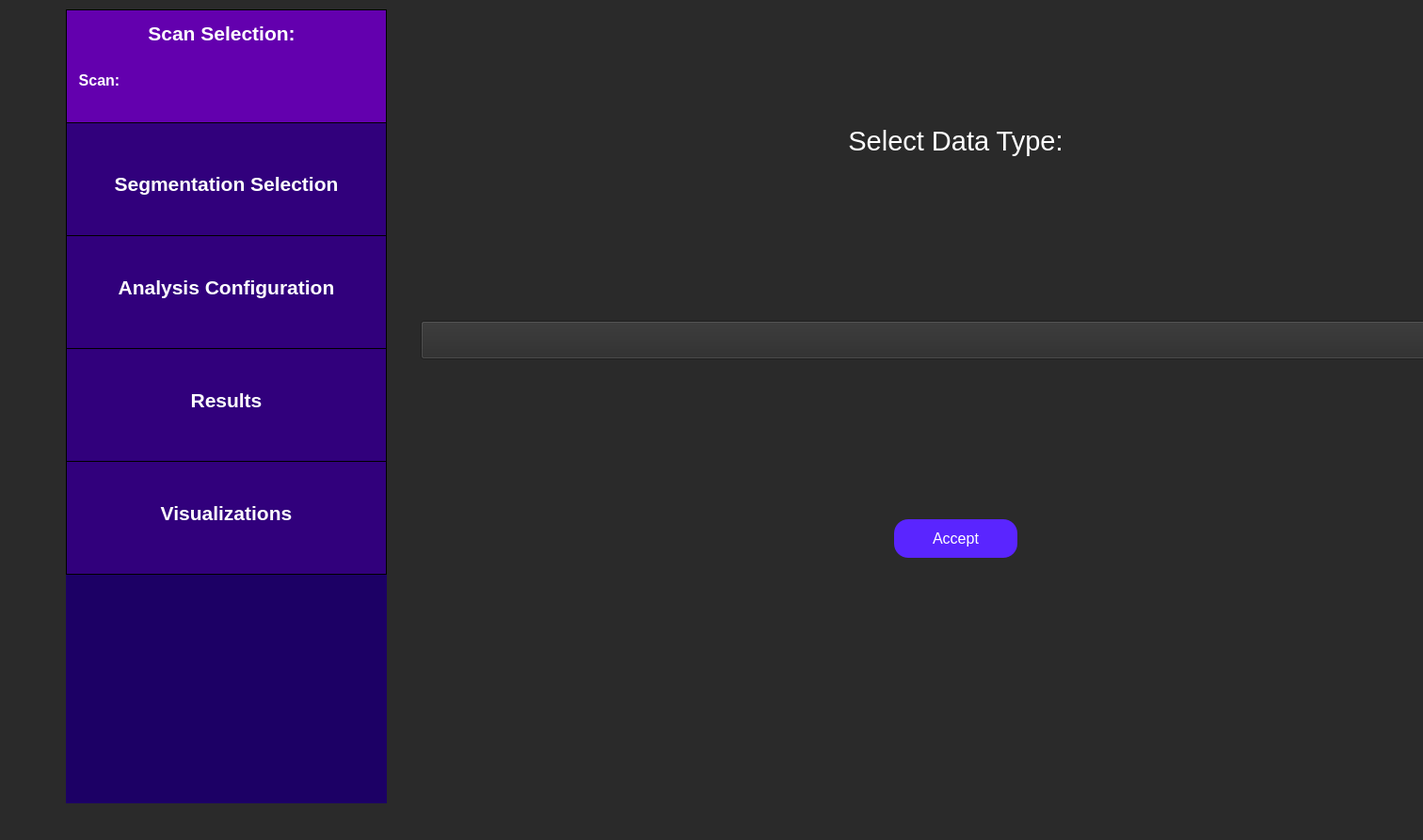
<?xml version="1.0" encoding="UTF-8"?>
<ui version="4.0">
 <class>select_scan_type</class>
 <widget class="QWidget" name="select_scan_type">
  <property name="geometry">
   <rect>
    <x>0</x>
    <y>0</y>
    <width>1512</width>
    <height>893</height>
   </rect>
  </property>
  <property name="minimumSize">
   <size>
    <width>201</width>
    <height>31</height>
   </size>
  </property>
  <property name="maximumSize">
   <size>
    <width>16777215</width>
    <height>16777215</height>
   </size>
  </property>
  <property name="windowTitle">
   <string>Select Ultrasound Scan</string>
  </property>
  <property name="styleSheet">
   <string notr="true">QWidget {
	background: rgb(42, 42, 42);
}</string>
  </property>
  <widget class="QWidget" name="horizontalLayoutWidget">
   <property name="geometry">
    <rect>
     <x>70</x>
     <y>10</y>
     <width>1545</width>
     <height>844</height>
    </rect>
   </property>
   <layout class="QHBoxLayout" name="full_screen_layout" stretch="1,5">
    <item>
     <layout class="QVBoxLayout" name="side_bar_layout" stretch="0,0">
      <property name="spacing">
       <number>0</number>
      </property>
      <property name="sizeConstraint">
       <enum>QLayout::SetMaximumSize</enum>
      </property>
      <item>
       <widget class="QWidget" name="sidebar" native="true">
        <property name="minimumSize">
         <size>
          <width>341</width>
          <height>601</height>
         </size>
        </property>
        <property name="maximumSize">
         <size>
          <width>241</width>
          <height>601</height>
         </size>
        </property>
        <property name="toolTip">
         <string>&lt;html&gt;&lt;head/&gt;&lt;body&gt;&lt;p&gt;&lt;br/&gt;&lt;/p&gt;&lt;/body&gt;&lt;/html&gt;</string>
        </property>
        <property name="styleSheet">
         <string notr="true">QWidget {
	background-color: rgb(28, 0, 101);
}</string>
        </property>
        <widget class="QFrame" name="scanSelectionSidebar">
         <property name="geometry">
          <rect>
           <x>0</x>
           <y>0</y>
           <width>341</width>
           <height>121</height>
          </rect>
         </property>
         <property name="minimumSize">
          <size>
           <width>341</width>
           <height>121</height>
          </size>
         </property>
         <property name="maximumSize">
          <size>
           <width>341</width>
           <height>121</height>
          </size>
         </property>
         <property name="styleSheet">
          <string notr="true">QFrame {
	background-color: rgb(99, 0, 174);
	border: 1px solid black;
}</string>
         </property>
         <property name="frameShape">
          <enum>QFrame::StyledPanel</enum>
         </property>
         <property name="frameShadow">
          <enum>QFrame::Raised</enum>
         </property>
         <widget class="QLabel" name="scanSelectionLabelSidebar">
          <property name="geometry">
           <rect>
            <x>70</x>
            <y>0</y>
            <width>191</width>
            <height>51</height>
           </rect>
          </property>
          <property name="styleSheet">
           <string notr="true">QLabel {
	font-size: 21px;
	color: rgb(255, 255, 255);
	background-color: rgba(255, 255, 255, 0);
	border: 0px;
	font-weight: bold;
}</string>
          </property>
          <property name="text">
           <string>Scan Selection:</string>
          </property>
          <property name="alignment">
           <set>Qt::AlignCenter</set>
          </property>
         </widget>
         <widget class="QLabel" name="scanLabel">
          <property name="geometry">
           <rect>
            <x>-60</x>
            <y>50</y>
            <width>191</width>
            <height>51</height>
           </rect>
          </property>
          <property name="styleSheet">
           <string notr="true">QLabel {
	font-size: 16px;
	color: rgb(255, 255, 255);
	background-color: rgba(255, 255, 255, 0);
	border: 0px;
	font-weight: bold;
}</string>
          </property>
          <property name="text">
           <string>Scan:</string>
          </property>
          <property name="alignment">
           <set>Qt::AlignCenter</set>
          </property>
         </widget>
        </widget>
        <widget class="QFrame" name="segSidebar">
         <property name="geometry">
          <rect>
           <x>0</x>
           <y>120</y>
           <width>341</width>
           <height>121</height>
          </rect>
         </property>
         <property name="maximumSize">
          <size>
           <width>341</width>
           <height>121</height>
          </size>
         </property>
         <property name="styleSheet">
          <string notr="true">QFrame {
	background-color: rgb(49, 0, 124);
	border: 1px solid black;
}</string>
         </property>
         <property name="frameShape">
          <enum>QFrame::StyledPanel</enum>
         </property>
         <property name="frameShadow">
          <enum>QFrame::Raised</enum>
         </property>
         <widget class="QLabel" name="segSidebarLabel">
          <property name="geometry">
           <rect>
            <x>0</x>
            <y>40</y>
            <width>341</width>
            <height>51</height>
           </rect>
          </property>
          <property name="styleSheet">
           <string notr="true">QLabel {
	font-size: 21px;
	color: rgb(255, 255, 255);
	background-color: rgba(255, 255, 255, 0);
	border: 0px;
	font-weight: bold;
}</string>
          </property>
          <property name="text">
           <string>Segmentation Selection</string>
          </property>
          <property name="alignment">
           <set>Qt::AlignCenter</set>
          </property>
         </widget>
        </widget>
        <widget class="QFrame" name="resultsSidebar">
         <property name="geometry">
          <rect>
           <x>0</x>
           <y>360</y>
           <width>341</width>
           <height>121</height>
          </rect>
         </property>
         <property name="minimumSize">
          <size>
           <width>341</width>
           <height>121</height>
          </size>
         </property>
         <property name="maximumSize">
          <size>
           <width>341</width>
           <height>121</height>
          </size>
         </property>
         <property name="styleSheet">
          <string notr="true">QFrame {
	background-color:  rgb(49, 0, 124);
	border: 1px solid black;
}</string>
         </property>
         <property name="frameShape">
          <enum>QFrame::StyledPanel</enum>
         </property>
         <property name="frameShadow">
          <enum>QFrame::Raised</enum>
         </property>
         <widget class="QLabel" name="resultsLabel">
          <property name="geometry">
           <rect>
            <x>0</x>
            <y>30</y>
            <width>341</width>
            <height>51</height>
           </rect>
          </property>
          <property name="styleSheet">
           <string notr="true">QLabel {
	font-size: 21px;
	color: rgb(255, 255, 255);
	background-color: rgba(255, 255, 255, 0);
	border: 0px;
	font-weight: bold;
}</string>
          </property>
          <property name="text">
           <string>Results</string>
          </property>
          <property name="alignment">
           <set>Qt::AlignCenter</set>
          </property>
         </widget>
        </widget>
        <widget class="QFrame" name="visualizationsSidebar">
         <property name="geometry">
          <rect>
           <x>0</x>
           <y>480</y>
           <width>341</width>
           <height>121</height>
          </rect>
         </property>
         <property name="minimumSize">
          <size>
           <width>341</width>
           <height>121</height>
          </size>
         </property>
         <property name="maximumSize">
          <size>
           <width>341</width>
           <height>121</height>
          </size>
         </property>
         <property name="styleSheet">
          <string notr="true">QFrame {
	background-color:  rgb(49, 0, 124);
	border: 1px solid black;
}</string>
         </property>
         <property name="frameShape">
          <enum>QFrame::StyledPanel</enum>
         </property>
         <property name="frameShadow">
          <enum>QFrame::Raised</enum>
         </property>
         <widget class="QLabel" name="visualizationsLabel">
          <property name="geometry">
           <rect>
            <x>20</x>
            <y>30</y>
            <width>301</width>
            <height>51</height>
           </rect>
          </property>
          <property name="styleSheet">
           <string notr="true">QLabel {
	font-size: 21px;
	color: rgb(255, 255, 255);
	background-color: rgba(255, 255, 255, 0);
	border: 0px;
	font-weight: bold;
}</string>
          </property>
          <property name="text">
           <string>Visualizations</string>
          </property>
          <property name="alignment">
           <set>Qt::AlignCenter</set>
          </property>
         </widget>
        </widget>
        <widget class="QFrame" name="analysisConfigSidebar">
         <property name="geometry">
          <rect>
           <x>0</x>
           <y>240</y>
           <width>341</width>
           <height>121</height>
          </rect>
         </property>
         <property name="maximumSize">
          <size>
           <width>341</width>
           <height>121</height>
          </size>
         </property>
         <property name="styleSheet">
          <string notr="true">QFrame {
	background-color: rgb(49, 0, 124);
	border: 1px solid black;
}</string>
         </property>
         <property name="frameShape">
          <enum>QFrame::StyledPanel</enum>
         </property>
         <property name="frameShadow">
          <enum>QFrame::Raised</enum>
         </property>
         <widget class="QLabel" name="analysisConfigLabel">
          <property name="geometry">
           <rect>
            <x>0</x>
            <y>30</y>
            <width>341</width>
            <height>51</height>
           </rect>
          </property>
          <property name="styleSheet">
           <string notr="true">QLabel {
	font-size: 21px;
	color: rgb(255, 255, 255);
	background-color: rgba(255, 255, 255, 0);
	border: 0px;
	font-weight:bold;
}</string>
          </property>
          <property name="text">
           <string>Analysis Configuration</string>
          </property>
          <property name="alignment">
           <set>Qt::AlignCenter</set>
          </property>
         </widget>
        </widget>
       </widget>
      </item>
      <item>
       <widget class="QFrame" name="gridFrame">
        <property name="minimumSize">
         <size>
          <width>341</width>
          <height>0</height>
         </size>
        </property>
        <property name="maximumSize">
         <size>
          <width>341</width>
          <height>16777215</height>
         </size>
        </property>
        <property name="styleSheet">
         <string notr="true">QFrame {
	background-color: rgb(28, 0, 101);
}</string>
        </property>
        <layout class="QGridLayout" name="backButtonGrid" rowstretch="0">
         <property name="sizeConstraint">
          <enum>QLayout::SetMinAndMaxSize</enum>
         </property>
         <property name="leftMargin">
          <number>10</number>
         </property>
         <property name="topMargin">
          <number>10</number>
         </property>
         <property name="rightMargin">
          <number>10</number>
         </property>
         <property name="bottomMargin">
          <number>10</number>
         </property>
         <item row="0" column="0">
          <spacer name="verticalSpacer">
           <property name="orientation">
            <enum>Qt::Vertical</enum>
           </property>
           <property name="sizeHint" stdset="0">
            <size>
             <width>20</width>
             <height>40</height>
            </size>
           </property>
          </spacer>
         </item>
        </layout>
       </widget>
      </item>
     </layout>
    </item>
    <item>
     <layout class="QVBoxLayout" name="select_type_layout" stretch="2,2,2,1">
      <property name="spacing">
       <number>50</number>
      </property>
      <property name="leftMargin">
       <number>30</number>
      </property>
      <property name="rightMargin">
       <number>30</number>
      </property>
      <item alignment="Qt::AlignHCenter|Qt::AlignVCenter">
       <widget class="QLabel" name="select_type_label">
        <property name="styleSheet">
         <string notr="true">QLabel {
	font-size: 29px;
	color: rgb(255, 255, 255);
	background-color: rgba(255, 255, 255, 0);
}</string>
        </property>
        <property name="text">
         <string>Select Data Type:</string>
        </property>
        <property name="textFormat">
         <enum>Qt::AutoText</enum>
        </property>
        <property name="scaledContents">
         <bool>false</bool>
        </property>
        <property name="alignment">
         <set>Qt::AlignCenter</set>
        </property>
        <property name="wordWrap">
         <bool>true</bool>
        </property>
       </widget>
      </item>
      <item>
       <widget class="QComboBox" name="scan_type_dropdown">
        <property name="minimumSize">
         <size>
          <width>180</width>
          <height>41</height>
         </size>
        </property>
        <property name="maximumSize">
         <size>
          <width>16777215</width>
          <height>16777215</height>
         </size>
        </property>
        <property name="font">
         <font>
          <pointsize>16</pointsize>
         </font>
        </property>
        <property name="styleSheet">
         <string notr="true">QComboBox {
	color: white;
}</string>
        </property>
       </widget>
      </item>
      <item alignment="Qt::AlignHCenter|Qt::AlignVCenter">
       <widget class="QPushButton" name="accept_type_button">
        <property name="minimumSize">
         <size>
          <width>131</width>
          <height>41</height>
         </size>
        </property>
        <property name="maximumSize">
         <size>
          <width>131</width>
          <height>41</height>
         </size>
        </property>
        <property name="styleSheet">
         <string notr="true">QPushButton {
	color: white;
	font-size: 16px;
	background: rgb(90, 37, 255);
	border-radius: 15px;
}</string>
        </property>
        <property name="text">
         <string>Accept</string>
        </property>
       </widget>
      </item>
      <item>
       <spacer name="verticalSpacer_10">
        <property name="orientation">
         <enum>Qt::Vertical</enum>
        </property>
        <property name="sizeHint" stdset="0">
         <size>
          <width>20</width>
          <height>40</height>
         </size>
        </property>
       </spacer>
      </item>
     </layout>
    </item>
   </layout>
  </widget>
 </widget>
 <resources/>
 <connections/>
</ui>
